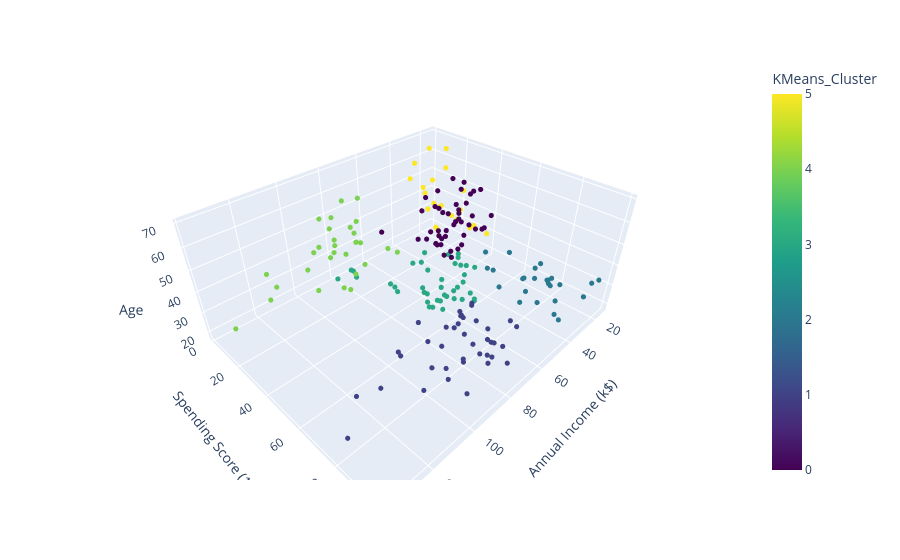

Notebook code for this chart:
### Code cell
ig = px.scatter_3d(
    df,
    x='Annual Income (k$)',
    y='Spending Score (1-100)',
    z='Age',
    color='Agg_3F_Cluster',
    title='Agglomerative Clustering (3 Features)',
    color_continuous_scale='Rainbow'
)
fig.update_traces(marker=dict(size=3))
fig.show()

### Figure 1 — Plotly figure (JSON) as saved in the notebook; plotly's stock layout.template omitted (floating-point values rounded to 4 significant figures; data arrays with more than 128 entries replaced by an {"elided": "..."} marker saying what was removed)
{"data": [{"hovertemplate": "Annual Income (k$)=%{x}<br>Spending Score (1-100)=%{y}<br>Age=%{z}<br>KMeans_Cluster=%{marker.color}<extra></extra>", "legendgroup": "", "marker": {"color": {"elided": "200 int values"}, "coloraxis": "coloraxis", "size": 3, "symbol": "circle"}, "mode": "markers", "name": "", "scene": "scene", "showlegend": false, "type": "scatter3d", "x": {"elided": "200 int values"}, "y": {"elided": "200 int values"}, "z": {"elided": "200 int values"}}], "layout": {"coloraxis": {"colorbar": {"title": {"text": "KMeans_Cluster"}}, "colorscale": [[0, "#440154"], [0.1111, "#482878"], [0.2222, "#3e4989"], [0.3333, "#31688e"], [0.4444, "#26828e"], [0.5556, "#1f9e89"], [0.6667, "#35b779"], [0.7778, "#6ece58"], [0.8889, "#b5de2b"], [1, "#fde725"]]}, "legend": {"tracegroupgap": 0}, "margin": {"t": 60}, "scene": {"domain": {"x": [0, 1], "y": [0, 1]}, "xaxis": {"title": {"text": "Annual Income (k$)"}}, "yaxis": {"title": {"text": "Spending Score (1-100)"}}, "zaxis": {"title": {"text": "Age"}}}}}
